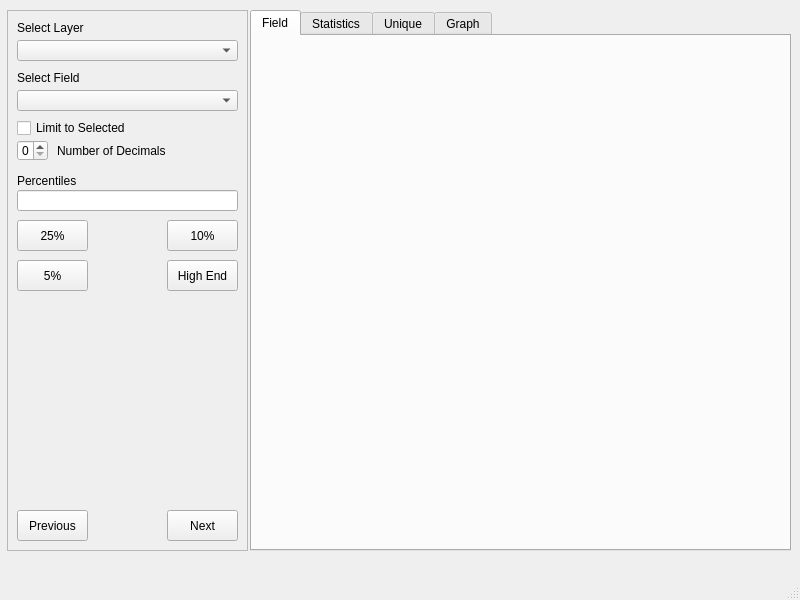
<?xml version="1.0" encoding="UTF-8"?>
<ui version="4.0">
 <class>MainWindow</class>
 <widget class="QMainWindow" name="MainWindow">
  <property name="geometry">
   <rect>
    <x>0</x>
    <y>0</y>
    <width>800</width>
    <height>600</height>
   </rect>
  </property>
  <property name="minimumSize">
   <size>
    <width>800</width>
    <height>600</height>
   </size>
  </property>
  <property name="windowTitle">
   <string>MainWindow</string>
  </property>
  <widget class="QWidget" name="centralwidget">
   <widget class="QFrame" name="frame_2">
    <property name="geometry">
     <rect>
      <x>7</x>
      <y>10</y>
      <width>241</width>
      <height>541</height>
     </rect>
    </property>
    <property name="frameShape">
     <enum>QFrame::StyledPanel</enum>
    </property>
    <property name="frameShadow">
     <enum>QFrame::Raised</enum>
    </property>
    <widget class="QLabel" name="label">
     <property name="geometry">
      <rect>
       <x>10</x>
       <y>10</y>
       <width>151</width>
       <height>16</height>
      </rect>
     </property>
     <property name="text">
      <string>Select Layer</string>
     </property>
    </widget>
    <widget class="QComboBox" name="comboBox">
     <property name="geometry">
      <rect>
       <x>10</x>
       <y>30</y>
       <width>221</width>
       <height>21</height>
      </rect>
     </property>
    </widget>
    <widget class="QCheckBox" name="checkBox">
     <property name="geometry">
      <rect>
       <x>10</x>
       <y>110</y>
       <width>221</width>
       <height>16</height>
      </rect>
     </property>
     <property name="text">
      <string>Limit to Selected</string>
     </property>
    </widget>
    <widget class="QPushButton" name="pushButton_2">
     <property name="geometry">
      <rect>
       <x>160</x>
       <y>500</y>
       <width>71</width>
       <height>31</height>
      </rect>
     </property>
     <property name="text">
      <string>Next</string>
     </property>
    </widget>
    <widget class="QPushButton" name="pushButton_3">
     <property name="geometry">
      <rect>
       <x>10</x>
       <y>500</y>
       <width>71</width>
       <height>31</height>
      </rect>
     </property>
     <property name="text">
      <string>Previous</string>
     </property>
    </widget>
    <widget class="QSpinBox" name="spinBox">
     <property name="geometry">
      <rect>
       <x>10</x>
       <y>130</y>
       <width>31</width>
       <height>21</height>
      </rect>
     </property>
    </widget>
    <widget class="QLabel" name="label_2">
     <property name="geometry">
      <rect>
       <x>50</x>
       <y>130</y>
       <width>181</width>
       <height>21</height>
      </rect>
     </property>
     <property name="text">
      <string>Number of Decimals</string>
     </property>
    </widget>
    <widget class="QLineEdit" name="lineEdit">
     <property name="geometry">
      <rect>
       <x>10</x>
       <y>180</y>
       <width>221</width>
       <height>21</height>
      </rect>
     </property>
    </widget>
    <widget class="QLabel" name="label_3">
     <property name="geometry">
      <rect>
       <x>10</x>
       <y>160</y>
       <width>101</width>
       <height>21</height>
      </rect>
     </property>
     <property name="text">
      <string>Percentiles</string>
     </property>
    </widget>
    <widget class="QPushButton" name="pushButton">
     <property name="geometry">
      <rect>
       <x>10</x>
       <y>210</y>
       <width>71</width>
       <height>31</height>
      </rect>
     </property>
     <property name="text">
      <string>25%</string>
     </property>
    </widget>
    <widget class="QPushButton" name="pushButton_4">
     <property name="geometry">
      <rect>
       <x>160</x>
       <y>210</y>
       <width>71</width>
       <height>31</height>
      </rect>
     </property>
     <property name="text">
      <string>10%</string>
     </property>
    </widget>
    <widget class="QPushButton" name="pushButton_5">
     <property name="geometry">
      <rect>
       <x>10</x>
       <y>250</y>
       <width>71</width>
       <height>31</height>
      </rect>
     </property>
     <property name="text">
      <string>5%</string>
     </property>
    </widget>
    <widget class="QPushButton" name="pushButton_6">
     <property name="geometry">
      <rect>
       <x>160</x>
       <y>250</y>
       <width>71</width>
       <height>31</height>
      </rect>
     </property>
     <property name="text">
      <string>High End</string>
     </property>
    </widget>
    <widget class="QLabel" name="label_4">
     <property name="geometry">
      <rect>
       <x>10</x>
       <y>60</y>
       <width>151</width>
       <height>16</height>
      </rect>
     </property>
     <property name="text">
      <string>Select Field</string>
     </property>
    </widget>
    <widget class="QComboBox" name="comboBox_2">
     <property name="geometry">
      <rect>
       <x>10</x>
       <y>80</y>
       <width>221</width>
       <height>21</height>
      </rect>
     </property>
    </widget>
   </widget>
   <widget class="QTabWidget" name="tabWidget">
    <property name="geometry">
     <rect>
      <x>250</x>
      <y>10</y>
      <width>541</width>
      <height>541</height>
     </rect>
    </property>
    <property name="currentIndex">
     <number>0</number>
    </property>
    <widget class="QWidget" name="fieldTab">
     <attribute name="title">
      <string>Field</string>
     </attribute>
    </widget>
    <widget class="QWidget" name="statisticsTab">
     <attribute name="title">
      <string>Statistics</string>
     </attribute>
    </widget>
    <widget class="QWidget" name="uniqueTab">
     <attribute name="title">
      <string>Unique</string>
     </attribute>
    </widget>
    <widget class="QWidget" name="graphTab">
     <attribute name="title">
      <string>Graph</string>
     </attribute>
    </widget>
   </widget>
  </widget>
  <widget class="QMenuBar" name="menubar">
   <property name="geometry">
    <rect>
     <x>0</x>
     <y>0</y>
     <width>800</width>
     <height>20</height>
    </rect>
   </property>
  </widget>
  <widget class="QStatusBar" name="statusbar"/>
 </widget>
 <resources/>
 <connections/>
</ui>
